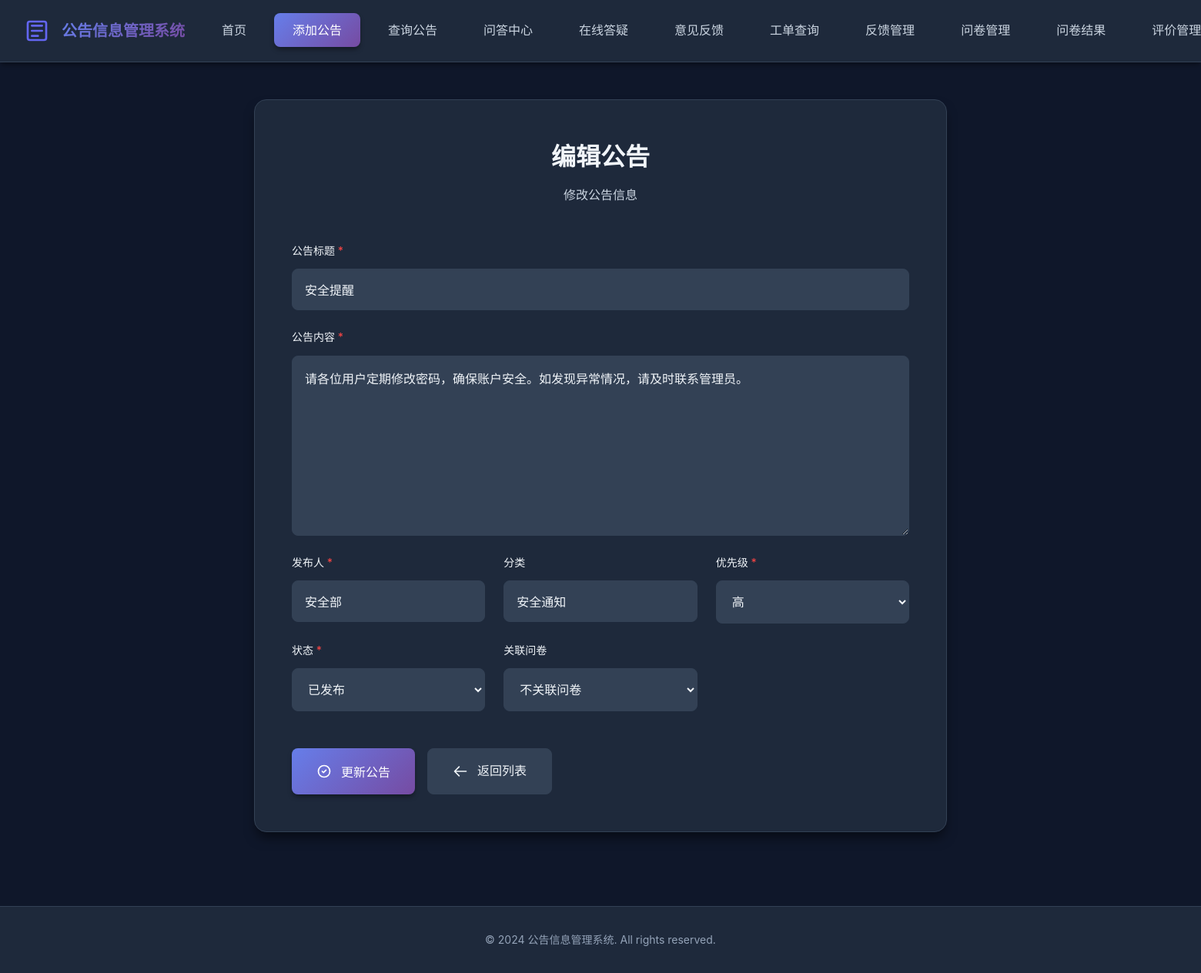
The page /add_notice.php?id=4 on the database its author committed.
### tables this page shows
CREATE TABLE IF NOT EXISTS notices (
    id INT AUTO_INCREMENT PRIMARY KEY,
    title VARCHAR(255) NOT NULL COMMENT '公告标题',
    content TEXT NOT NULL COMMENT '公告内容',
    author VARCHAR(100) NOT NULL COMMENT '发布人',
    category VARCHAR(100) DEFAULT '' COMMENT '公告分类',
    publish_date DATETIME DEFAULT CURRENT_TIMESTAMP COMMENT '发布时间',
    update_date DATETIME DEFAULT CURRENT_TIMESTAMP ON UPDATE CURRENT_TIMESTAMP COMMENT '更新时间',
    status ENUM('published', 'draft') DEFAULT 'published' COMMENT '状态',
    survey_id INT DEFAULT NULL COMMENT '关联问卷ID',
    priority ENUM('high', 'medium', 'low') DEFAULT 'medium' COMMENT '优先级',
    views INT DEFAULT 0 COMMENT '浏览次数',
    INDEX idx_publish_date (publish_date),
    INDEX idx_status (status),
    INDEX idx_category (category),
    INDEX idx_survey_id (survey_id)
);

### www/add_notice.php (the view, shortened to what this page needs)
<!DOCTYPE html>
<html lang="zh-CN">
<head>
    <link rel="stylesheet" href="style.css">
</head>
<body>
    <?php
    $edit_mode = false;
    $notice = null;
    if (isset($_GET['id'])) {
        $edit_mode = true;
        $id = intval($_GET['id']);
        $conn = getConnection();
        $stmt = $conn->prepare("SELECT * FROM notices WHERE id = ?");
        $stmt->bind_param("i", $id);
        $stmt->execute();
        $result = $stmt->get_result();
        $notice = $result->fetch_assoc();
    }
    ?>
    <nav class="navbar">
        <div class="container">
            <div class="nav-brand">
                <h1>公告信息管理系统</h1>
            </div>
            <ul class="nav-menu">
                <li><a href="index.php">首页</a></li>
                <li><a href="add_notice.php" class="active">添加公告</a></li>
                <li><a href="search_notice.php">查询公告</a></li>
                <li><a href="qa_center.php">问答中心</a></li>
                <li><a href="chat.php">在线答疑</a></li>
                <li><a href="feedback.php">意见反馈</a></li>
                <li><a href="feedback_query.php">工单查询</a></li>
                <li><a href="feedback_admin.php">反馈管理</a></li>
                <li><a href="survey_admin.php">问卷管理</a></li>
                <li><a href="survey_results.php">问卷结果</a></li>
                <li><a href="rating_admin.php">评价管理</a></li>
            </ul>
        </div>
    </nav>
    <div class="container">
        <div class="main-content">
            <div class="form-container">
                <div class="form-header">
                    <h2><?php echo $edit_mode ? '编辑公告' : '添加公告'; ?></h2>
                    <p><?php echo $edit_mode ? '修改公告信息' : '发布新的公告信息'; ?></p>
                </div>
                <form method="POST" action="" class="notice-form">
                    <div class="form-group">
                        <label for="title">公告标题 <span class="required">*</span></label>
                        <input type="text" id="title" name="title" required
                               value="<?php echo $edit_mode ? htmlspecialchars($notice['title']) : ''; ?>"
                               placeholder="请输入公告标题">
                    </div>
                    <div class="form-group">
                        <label for="content">公告内容 <span class="required">*</span></label>
                        <textarea id="content" name="content" rows="10" required
                                  placeholder="请输入公告内容"><?php echo $edit_mode ? htmlspecialchars($notice['content']) : ''; ?></textarea>
                    </div>
                    <div class="form-row">
                        <div class="form-group">
                            <label for="author">发布人 <span class="required">*</span></label>
                            <input type="text" id="author" name="author" required
                                   value="<?php echo $edit_mode ? htmlspecialchars($notice['author']) : ''; ?>"
                                   placeholder="请输入发布人姓名">
                        </div>
                        <div class="form-group">
                            <label for="category">分类</label>
                            <input type="text" id="category" name="category"
                                   value="<?php echo $edit_mode ? htmlspecialchars($notice['category'] ?? '') : ''; ?>"
                                   placeholder="如：系统公告、运维通知等">
                        </div>
                        <div class="form-group">
                            <label for="priority">优先级 <span class="required">*</span></label>
                            <select id="priority" name="priority" required>
                                <option value="high" <?php echo ($edit_mode && $notice['priority'] == 'high') ? 'selected' : ''; ?>>高</option>
                            </select>
                        </div>
                        <div class="form-group">
                            <label for="status">状态 <span class="required">*</span></label>
                            <select id="status" name="status" required>
                                <option value="published" <?php echo ($edit_mode && $notice['status'] == 'published') ? 'selected' : ''; ?> <?php echo !$edit_mode ? 'selected' : ''; ?>>已发布</option>
                            </select>
                        </div>
                        <div class="form-group">
                            <label for="survey_id">关联问卷</label>
                            <select id="survey_id" name="survey_id">
                                <option value="">不关联问卷</option>
                            </select>
                        </div>
                    </div>
                    <div class="form-actions">
                        <button type="submit" class="btn btn-primary">
                            <?php echo $edit_mode ? '更新公告' : '发布公告'; ?>
                        </button>
                        <a href="search_notice.php" class="btn btn-secondary">
                            <svg class="btn-icon" viewBox="0 0 24 24" fill="none" xmlns="http://www.w3.org/2000/svg">
                                <path d="M10 19L3 12M3 12L10 5M3 12H21" stroke="currentColor" stroke-width="2" stroke-linecap="round" stroke-linejoin="round"/>
                            </svg>
                            返回列表
                        </a>
                    </div>
                </form>
            </div>
        </div>
    </div>
    <footer class="footer">
        <div class="container">
            <p>&copy; 2024 公告信息管理系统. All rights reserved.</p>
        </div>
    </footer>
</body>
</html>

### rows shown on the page
notices: title "安全提醒", content "请各位用户定期修改密码，确保账户安全。如发现异常情况，请及时联系管理员。", author "安全部", category "安全通知", priority "高", status "已发布"
